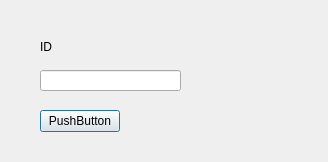
<?xml version="1.0" encoding="UTF-8"?>
<ui version="4.0">
 <class>Delete_user_dialog</class>
 <widget class="QDialog" name="Delete_user_dialog">
  <property name="geometry">
   <rect>
    <x>0</x>
    <y>0</y>
    <width>328</width>
    <height>162</height>
   </rect>
  </property>
  <property name="windowTitle">
   <string>Dialog</string>
  </property>
  <widget class="QLabel" name="label">
   <property name="geometry">
    <rect>
     <x>40</x>
     <y>40</y>
     <width>47</width>
     <height>14</height>
    </rect>
   </property>
   <property name="text">
    <string>ID</string>
   </property>
  </widget>
  <widget class="QLineEdit" name="lineEdit">
   <property name="geometry">
    <rect>
     <x>40</x>
     <y>70</y>
     <width>141</width>
     <height>21</height>
    </rect>
   </property>
  </widget>
  <widget class="QPushButton" name="delete_user_Button">
   <property name="geometry">
    <rect>
     <x>40</x>
     <y>110</y>
     <width>80</width>
     <height>22</height>
    </rect>
   </property>
   <property name="text">
    <string>PushButton</string>
   </property>
  </widget>
 </widget>
 <resources/>
 <connections/>
</ui>
